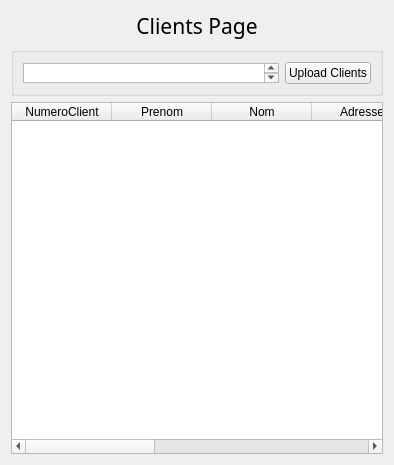
         <widget class="QWidget" name="clients">
          <property name="styleSheet">
           <string notr="true"/>
          </property>
          <layout class="QVBoxLayout" name="verticalLayout_3">
           <item>
            <widget class="QLabel" name="label_10">
             <property name="font">
              <font>
               <family>Forte</family>
               <pointsize>16</pointsize>
              </font>
             </property>
             <property name="text">
              <string>Clients Page</string>
             </property>
             <property name="alignment">
              <set>Qt::AlignCenter</set>
             </property>
            </widget>
           </item>
           <item>
            <widget class="QGroupBox" name="groupBox">
             <property name="minimumSize">
              <size>
               <width>0</width>
               <height>0</height>
              </size>
             </property>
             <layout class="QHBoxLayout" name="horizontalLayout_3">
              <property name="sizeConstraint">
               <enum>QLayout::SetMaximumSize</enum>
              </property>
              <item>
               <widget class="QTextEdit" name="textEdit">
                <property name="enabled">
                 <bool>true</bool>
                </property>
                <property name="sizePolicy">
                 <sizepolicy hsizetype="Expanding" vsizetype="Expanding">
                  <horstretch>0</horstretch>
                  <verstretch>0</verstretch>
                 </sizepolicy>
                </property>
                <property name="maximumSize">
                 <size>
                  <width>16777215</width>
                  <height>20</height>
                 </size>
                </property>
               </widget>
              </item>
              <item>
               <widget class="QPushButton" name="Upload_client">
                <property name="text">
                 <string>Upload Clients</string>
                </property>
                <property name="icon">
                 <iconset resource="icomoon/logo.qrc">
                  <normaloff>:/icon/upload.png</normaloff>:/icon/upload.png</iconset>
                </property>
               </widget>
              </item>
             </layout>
            </widget>
           </item>
           <item>
            <widget class="QTableWidget" name="clients_table">
             <property name="minimumSize">
              <size>
               <width>0</width>
               <height>352</height>
              </size>
             </property>
             <column>
              <property name="text">
               <string>NumeroClient</string>
              </property>
             </column>
             <column>
              <property name="text">
               <string>Prenom</string>
              </property>
             </column>
             <column>
              <property name="text">
               <string>Nom</string>
              </property>
             </column>
             <column>
              <property name="text">
               <string>Adresse</string>
              </property>
             </column>
             <column>
              <property name="text">
               <string>CodePostal</string>
              </property>
             </column>
             <column>
              <property name="text">
               <string>Ville</string>
              </property>
             </column>
             <column>
              <property name="text">
               <string>TelephoneFixe</string>
              </property>
             </column>
             <column>
              <property name="text">
               <string>TelephonePortable</string>
              </property>
             </column>
            </widget>
           </item>
          </layout>
         </widget>
